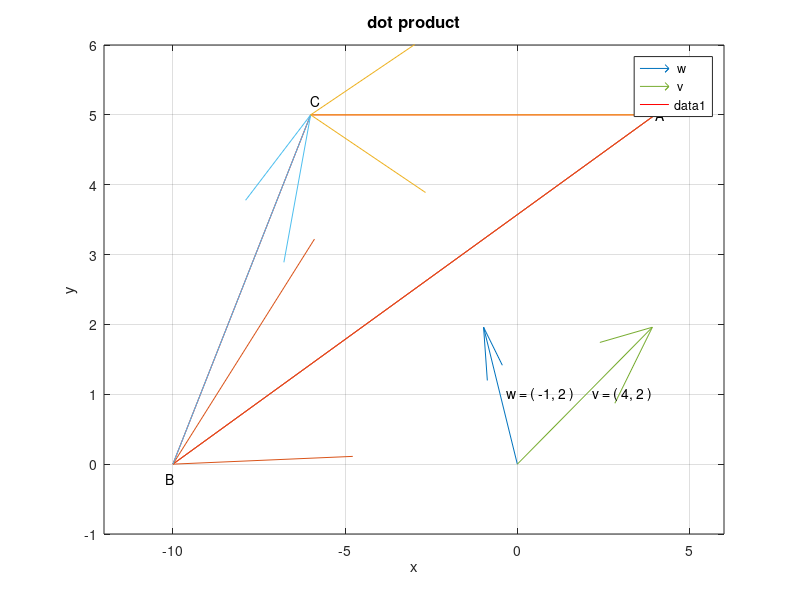

This chart was generated by the following MATLAB code:
w = [ -1 ; 2 ] % define column vector w
v = [ 4  ; 2 ] % define column vector v
k = dot( w , v ) %  dot product

quiver( 0, 0, w( 1 ), w( 2 ), 0.98)
text( -0.5, 1, '  w = ( -1, 2 ) ' )

hold
quiver( 0, 0, v( 1 ), v( 2 ), 0.98)
text( 2, 1, '  v = ( 4, 2 ) ');


title('dot product','FontSize',12);
xlabel('x'); ylabel('y');
legend(' w ', ' v ')  




%%%%%%%%%%%%%%%%%%%%%%%%%%
clear;
clc;
A=[4,5];
B=[-10,0];
C=A+B;
M=[A;B;C];
X=[M(:,1);A(1)];
Y=[M(:,2);A(2)];
plot(X,Y,'r');
axis ([-12 6 -1 6])
grid on;
text(A(1),A(2),'A');
text(B(1)-0.2,B(2)-0.2,'B');
text(C(1),C(2)+0.2,'C');
scale=1;
hold on;
quiver(A(1),A(2),B(1)-A(1),B(2)-A(2),scale);
hold on;
quiver(B(1),B(2),C(1)-B(1),C(2)-B(2),scale);
hold on;
quiver(A(1),A(2),C(1)-A(1),C(2)-A(2),scale);
hold on;